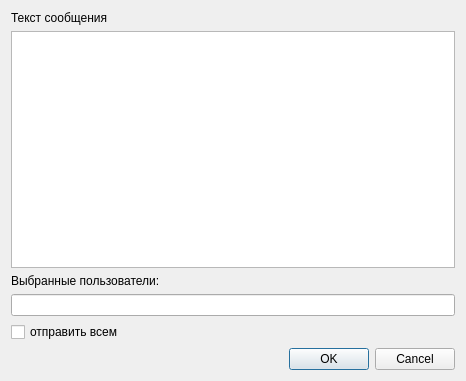
<?xml version="1.0" encoding="UTF-8"?>
<ui version="4.0">
 <class>Dialog</class>
 <widget class="QDialog" name="Dialog">
  <property name="geometry">
   <rect>
    <x>0</x>
    <y>0</y>
    <width>466</width>
    <height>381</height>
   </rect>
  </property>
  <property name="windowTitle">
   <string>Сообщение пользователю</string>
  </property>
  <layout class="QGridLayout" name="gridLayout">
   <item row="5" column="0">
    <widget class="QDialogButtonBox" name="buttonBox">
     <property name="orientation">
      <enum>Qt::Horizontal</enum>
     </property>
     <property name="standardButtons">
      <set>QDialogButtonBox::Cancel|QDialogButtonBox::Ok</set>
     </property>
    </widget>
   </item>
   <item row="4" column="0">
    <widget class="QCheckBox" name="checkBox">
     <property name="text">
      <string>отправить всем</string>
     </property>
    </widget>
   </item>
   <item row="0" column="0">
    <widget class="QLabel" name="label">
     <property name="text">
      <string>Текст сообщения</string>
     </property>
    </widget>
   </item>
   <item row="3" column="0">
    <widget class="QLineEdit" name="lineEdit">
     <property name="readOnly">
      <bool>true</bool>
     </property>
    </widget>
   </item>
   <item row="1" column="0">
    <widget class="QTextEdit" name="textEdit"/>
   </item>
   <item row="2" column="0">
    <widget class="QLabel" name="label_2">
     <property name="text">
      <string>Выбранные пользователи:</string>
     </property>
    </widget>
   </item>
  </layout>
 </widget>
 <resources/>
 <connections>
  <connection>
   <sender>buttonBox</sender>
   <signal>accepted()</signal>
   <receiver>Dialog</receiver>
   <slot>accept()</slot>
   <hints>
    <hint type="sourcelabel">
     <x>248</x>
     <y>254</y>
    </hint>
    <hint type="destinationlabel">
     <x>157</x>
     <y>274</y>
    </hint>
   </hints>
  </connection>
  <connection>
   <sender>buttonBox</sender>
   <signal>rejected()</signal>
   <receiver>Dialog</receiver>
   <slot>reject()</slot>
   <hints>
    <hint type="sourcelabel">
     <x>316</x>
     <y>260</y>
    </hint>
    <hint type="destinationlabel">
     <x>286</x>
     <y>274</y>
    </hint>
   </hints>
  </connection>
 </connections>
</ui>
